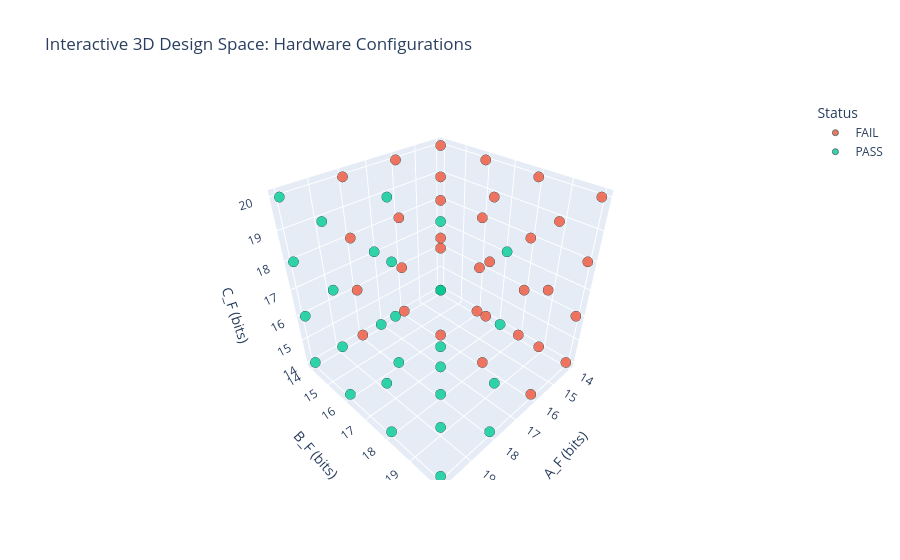

The notebook cell saved with this chart:
### Code cell
import plotly.express as px

print("\nGenerating interactive 3D plot with Plotly...")

color_map = {'PASS': '#00CC96', 'FAIL': '#EF553B'}

fig = px.scatter_3d(
    df, 
    x='A_F', 
    y='B_F', 
    z='C_F',
    color='Status',
    color_discrete_map=color_map,
    title='Interactive 3D Design Space: Hardware Configurations',
    labels={'A_F': 'A_F (bits)', 'B_F': 'B_F (bits)', 'C_F': 'C_F (bits)'},
    hover_data=['Max_Error', 'Total_Bits'] # To pokaże się w dymku po najechaniu myszką!
)

fig.update_traces(marker=dict(size=6, opacity=0.8, line=dict(width=1, color='DarkSlateGrey')))
fig.show()

### Figure 1 — Plotly figure (JSON) as saved in the notebook; plotly's stock layout.template omitted (floating-point values rounded to 4 significant figures)
{"data": [{"customdata": [[3.08e-05, 42.0], [3.08e-05, 44.0], [3.08e-05, 46.0], [3.08e-05, 48.0], [3.07e-05, 44.0], [3.07e-05, 46.0], [3.07e-05, 48.0], [3.07e-05, 50.0], [3.08e-05, 46.0], [3.08e-05, 48.0], [3.08e-05, 50.0], [3.08e-05, 52.0], [3.08e-05, 48.0], [3.08e-05, 50.0], [3.08e-05, 52.0], [3.08e-05, 54.0], [8.01e-06, 44.0], [8.02e-06, 46.0], [8.02e-06, 48.0], [8.02e-06, 50.0], [7.91e-06, 46.0], [7.91e-06, 48.0], [7.91e-06, 50.0], [7.91e-06, 52.0], [7.84e-06, 48.0], [7.84e-06, 50.0], [7.84e-06, 52.0], [7.84e-06, 54.0], [7.86e-06, 50.0], [7.86e-06, 52.0], [7.86e-06, 54.0], [7.86e-06, 56.0], [2.41e-06, 46.0], [2.41e-06, 48.0], [2.41e-06, 50.0], [2.41e-06, 52.0]], "hovertemplate": "Status=FAIL<br>A_F (bits)=%{x}<br>B_F (bits)=%{y}<br>C_F (bits)=%{z}<br>Max_Error=%{customdata[0]}<br>Total_Bits=%{customdata[1]}<extra></extra>", "legendgroup": "FAIL", "marker": {"color": "#EF553B", "line": {"color": "DarkSlateGrey", "width": 1}, "opacity": 0.8, "size": 6, "symbol": "circle"}, "mode": "markers", "name": "FAIL", "scene": "scene", "showlegend": true, "type": "scatter3d", "x": [14, 14, 14, 14, 14, 14, 14, 14, 14, 14, 14, 14, 14, 14, 14, 14, 16, 16, 16, 16, 16, 16, 16, 16, 16, 16, 16, 16, 16, 16, 16, 16, 18, 18, 18, 18], "y": [14, 14, 14, 14, 16, 16, 16, 16, 18, 18, 18, 18, 20, 20, 20, 20, 14, 14, 14, 14, 16, 16, 16, 16, 18, 18, 18, 18, 20, 20, 20, 20, 14, 14, 14, 14], "z": [14, 16, 18, 20, 14, 16, 18, 20, 14, 16, 18, 20, 14, 16, 18, 20, 14, 16, 18, 20, 14, 16, 18, 20, 14, 16, 18, 20, 14, 16, 18, 20, 14, 16, 18, 20]}, {"customdata": [[2.12e-06, 48.0], [2.12e-06, 50.0], [2.12e-06, 52.0], [2.12e-06, 54.0], [2.04e-06, 50.0], [2.04e-06, 52.0], [2.04e-06, 54.0], [2.04e-06, 56.0], [2.06e-06, 52.0], [2.06e-06, 54.0], [2.06e-06, 56.0], [2.06e-06, 58.0], [1.12e-06, 48.0], [1.12e-06, 50.0], [1.12e-06, 52.0], [1.12e-06, 54.0], [7.78e-07, 50.0], [7.78e-07, 52.0], [7.78e-07, 54.0], [7.78e-07, 56.0], [6.95e-07, 52.0], [6.95e-07, 54.0], [6.95e-07, 56.0], [6.95e-07, 58.0], [6.94e-07, 54.0], [7.15e-07, 56.0], [7.15e-07, 58.0], [7.15e-07, 60.0]], "hovertemplate": "Status=PASS<br>A_F (bits)=%{x}<br>B_F (bits)=%{y}<br>C_F (bits)=%{z}<br>Max_Error=%{customdata[0]}<br>Total_Bits=%{customdata[1]}<extra></extra>", "legendgroup": "PASS", "marker": {"color": "#00CC96", "line": {"color": "DarkSlateGrey", "width": 1}, "opacity": 0.8, "size": 6, "symbol": "circle"}, "mode": "markers", "name": "PASS", "scene": "scene", "showlegend": true, "type": "scatter3d", "x": [18, 18, 18, 18, 18, 18, 18, 18, 18, 18, 18, 18, 20, 20, 20, 20, 20, 20, 20, 20, 20, 20, 20, 20, 20, 20, 20, 20], "y": [16, 16, 16, 16, 18, 18, 18, 18, 20, 20, 20, 20, 14, 14, 14, 14, 16, 16, 16, 16, 18, 18, 18, 18, 20, 20, 20, 20], "z": [14, 16, 18, 20, 14, 16, 18, 20, 14, 16, 18, 20, 14, 16, 18, 20, 14, 16, 18, 20, 14, 16, 18, 20, 14, 16, 18, 20]}], "layout": {"legend": {"title": {"text": "Status"}, "tracegroupgap": 0}, "scene": {"domain": {"x": [0, 1], "y": [0, 1]}, "xaxis": {"title": {"text": "A_F (bits)"}}, "yaxis": {"title": {"text": "B_F (bits)"}}, "zaxis": {"title": {"text": "C_F (bits)"}}}, "title": {"text": "Interactive 3D Design Space: Hardware Configurations"}}}
